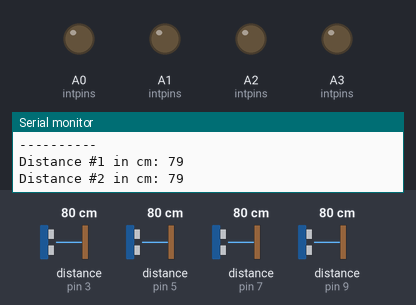
A sketch run on a simulated Arduino Uno, built with avr-gcc and run on an emulated ATmega328P. Shown: output pins drawn as LEDs (lit = HIGH), the last lines printed to the serial monitor. Wiring (inferred from the names in the program): 4 × ultrasonic range finder: trigger pin 2, echo pin 3 / trigger pin 4, echo pin 5 / trigger pin 6, echo pin 7 / trigger pin 8, echo pin 9. Inputs (shaded band) come from the test bench; at power-on: distance to the obstacle (sensors on pin 7, pin 3, pin 5, pin 9) 80 cm. The echo pulse lasts 58.3 µs per cm; pins used as bus, display or sensor lines are not drawn.

Above: at 1.2 s.
1.3 s: distance to the obstacle (sensor on pin 7) set to 28 cm
2.8 s: distance to the obstacle (sensor on pin 7) set to 23 cm
At 3.3 s:
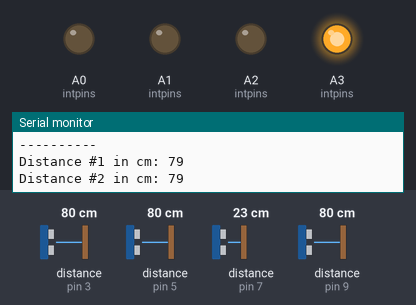
4.3 s: distance to the obstacle (sensor on pin 3) set to 37 cm
5.8 s: distance to the obstacle (sensor on pin 3) set to 31 cm
At 6.1 s:
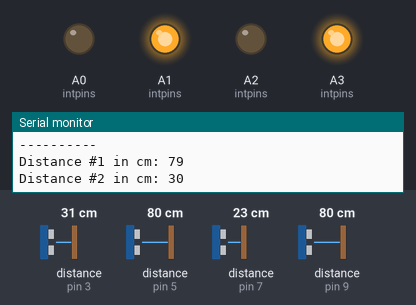
7.3 s: distance to the obstacle (sensor on pin 5) set to 27 cm
8.8 s: distance to the obstacle (sensor on pin 5) set to 22 cm
At 9.6 s:
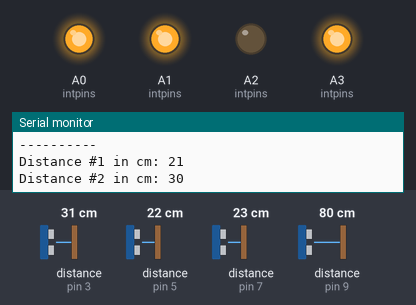
Timing chart, 0 to 11.3 s (numbered marks = the images above; inputs shaded):
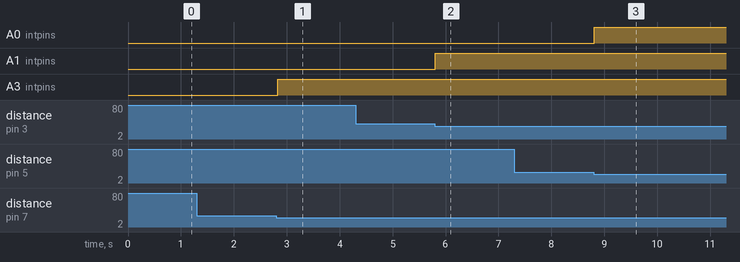

Measured:
- the behaviour switches between 26 and 25 cm on distance to the obstacle (sensor on pin 7) (found by bisection; images 0 and 1)
- the behaviour switches between 36 and 35 cm on distance to the obstacle (sensor on pin 3) (found by bisection; images 1 and 2)
- the behaviour switches between 26 and 25 cm on distance to the obstacle (sensor on pin 5) (found by bisection; images 2 and 3)
- after the input at 2.8 s, A3 (intpins): LOW → HIGH at once
- after the input at 5.8 s, A1 (intpins): LOW → HIGH at once
- after the input at 8.8 s, A0 (intpins): LOW → HIGH at once

The sketch:

Hydrobot_Arduino.ino
```cpp
// pins for trigger
int trig1 = 4; //front
int trig2 = 2; //left
int trig3 = 8; //right
int trig4 = 6; //rear
const int trigpins[] = {trig1, trig2, trig3, trig4};

// pins for echo
int echo1 = 5;
int echo2 = 3;
int echo3 = 9;
int echo4 = 7;
const int echopins[] = {echo1, echo2, echo3, echo4};

// pins for interface

int int1 = A0;
int int2 = A1;
int int3 = A2;
int int4 = A3;
const int intpins[] = {int1, int2, int3, int4};

// Variable für die Speicherung der Entfernung
unsigned long durations[] = {0, 0, 0, 0};
int distances[] = {0, 0, 0, 0};
int mindist[] = {25, 35, 35, 25};   //in cm; left & right are larger because of the geometry (sensors behind mecanum wheels)


void setup()
{
  for (int i = 0; i <= 3; i++) {
    pinMode(trigpins[i], OUTPUT);
    digitalWrite(trigpins[i], LOW);
    pinMode(intpins[i], OUTPUT);
    digitalWrite(intpins[i], LOW);
    pinMode(echopins[i], INPUT);
  }

  // Seriellen Monitor starten
  Serial.begin(115200);
}

void loop()
{
  for (int i = 0; i <= 3; i++) {
    digitalWrite(trigpins[i], LOW);
    delay(2); //short switch-off of sender to avoid measurement artifacts
    digitalWrite(trigpins[i], HIGH);
    delayMicroseconds(10); //short high-pulse to send a "ping"
    digitalWrite(trigpins[i], LOW);

    durations[i] = pulseIn(echopins[i], HIGH, 10000); //measuring time to signal, with a timeout of 10 ms (10.000 microseconds), around 1.7 m
    distances[i] = (durations[i]/2) * 0.03432; //conversion to cm

    Serial.print("Distance #");
    Serial.print(i+1);
    if (durations[i] > 0)
    {
      Serial.print(" in cm: ");
      Serial.println(distances[i]);
      if(distances[i]>0&&distances[i]<mindist[i]){
        digitalWrite(intpins[i], HIGH);
      }else{
        digitalWrite(intpins[i], LOW);
      }
    }else{
      Serial.println(": too large/error");
      digitalWrite(intpins[i], LOW);
    }
  }

  Serial.println("----------");
  //delay(500);

}
```
